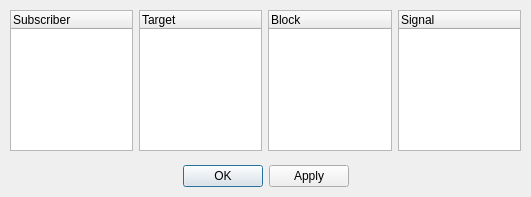
<?xml version="1.0" encoding="UTF-8"?>
<ui version="4.0">
 <class>AddSubscriber</class>
 <widget class="QDialog" name="AddSubscriber">
  <property name="geometry">
   <rect>
    <x>0</x>
    <y>0</y>
    <width>531</width>
    <height>197</height>
   </rect>
  </property>
  <property name="windowTitle">
   <string>Dialog</string>
  </property>
  <widget class="QDialogButtonBox" name="buttonBox">
   <property name="geometry">
    <rect>
     <x>10</x>
     <y>160</y>
     <width>511</width>
     <height>32</height>
    </rect>
   </property>
   <property name="autoFillBackground">
    <bool>false</bool>
   </property>
   <property name="orientation">
    <enum>Qt::Horizontal</enum>
   </property>
   <property name="standardButtons">
    <set>QDialogButtonBox::Apply|QDialogButtonBox::Ok</set>
   </property>
   <property name="centerButtons">
    <bool>true</bool>
   </property>
  </widget>
  <widget class="QWidget" name="horizontalLayoutWidget">
   <property name="geometry">
    <rect>
     <x>10</x>
     <y>10</y>
     <width>511</width>
     <height>141</height>
    </rect>
   </property>
   <layout class="QHBoxLayout" name="horizontalLayout">
    <item>
     <widget class="QTreeWidget" name="treeSubscriber">
      <column>
       <property name="text">
        <string>Subscriber</string>
       </property>
      </column>
     </widget>
    </item>
    <item>
     <widget class="QTreeWidget" name="treeTarget">
      <column>
       <property name="text">
        <string>Target</string>
       </property>
      </column>
     </widget>
    </item>
    <item>
     <widget class="QTreeWidget" name="treeBlock">
      <column>
       <property name="text">
        <string>Block</string>
       </property>
      </column>
     </widget>
    </item>
    <item>
     <widget class="QTreeWidget" name="treeSignal">
      <property name="selectionMode">
       <enum>QAbstractItemView::MultiSelection</enum>
      </property>
      <column>
       <property name="text">
        <string>Signal</string>
       </property>
      </column>
     </widget>
    </item>
   </layout>
  </widget>
 </widget>
 <resources/>
 <connections>
  <connection>
   <sender>buttonBox</sender>
   <signal>accepted()</signal>
   <receiver>AddSubscriber</receiver>
   <slot>accept()</slot>
   <hints>
    <hint type="sourcelabel">
     <x>248</x>
     <y>254</y>
    </hint>
    <hint type="destinationlabel">
     <x>157</x>
     <y>274</y>
    </hint>
   </hints>
  </connection>
  <connection>
   <sender>buttonBox</sender>
   <signal>rejected()</signal>
   <receiver>AddSubscriber</receiver>
   <slot>reject()</slot>
   <hints>
    <hint type="sourcelabel">
     <x>316</x>
     <y>260</y>
    </hint>
    <hint type="destinationlabel">
     <x>286</x>
     <y>274</y>
    </hint>
   </hints>
  </connection>
 </connections>
</ui>
